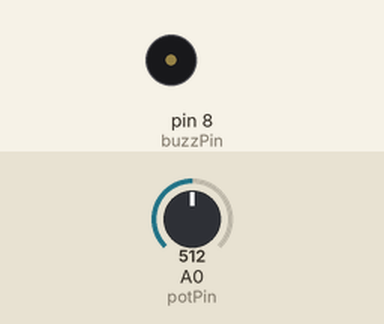
Recording of a sketch running on a simulated Arduino Nano, built with avr-gcc and run on an emulated ATmega328P. On the bench: buzzer (waves = sounding, pin HIGH). Inputs (shaded band) come from the test bench; at power-on: A0 (potPin) = 512.

Above: at 1.2 s.
1.3 s: A0 (potPin) set to 785
2.8 s: A0 (potPin) set to 810
At 3.5 s:
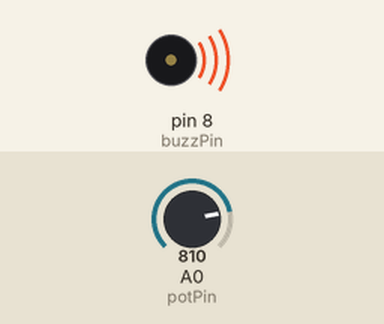
5.8 s: A0 (potPin) set to 790
At 7.0 s:
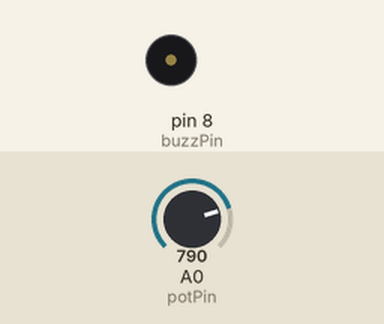
7.3 s: A0 (potPin) set to 900
At 8.1 s:
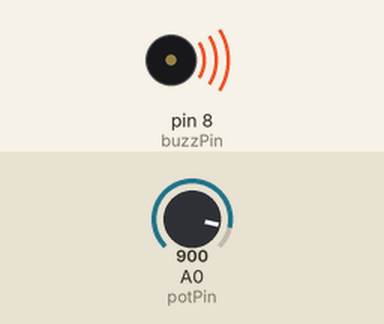
Timing chart, 0 to 11.3 s (numbered marks = the images above; inputs shaded):
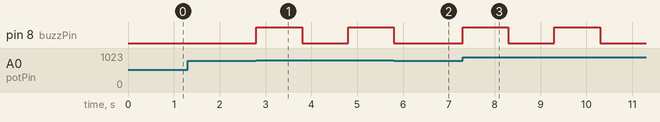

The sketch:

Active_buzzer.ino
```cpp
// buzzers
int buzzPin = 8;
int buzzTime = 1000;

// pot
int potPin = A0;
int potVal;


void setup() {
  // put your setup code here, to run once:
  pinMode(buzzPin,OUTPUT);
  pinMode(potPin,INPUT);
  Serial.begin(9600);

}

void loop() {
  // put your main code here, to run repeatedly:
  potVal = analogRead(potPin);
  if(potVal > 800){
    digitalWrite(buzzPin,HIGH);
    delay(buzzTime);
    digitalWrite(buzzPin,LOW);
    delay(buzzTime);
  }
}
```

Measured:
- the behaviour switches between 800 and 801 on A0 (potPin) (found by bisection; images 0 and 1)
- after the input at 1.3 s, every drawn part: stays the same
- after the input at 2.8 s, pin 8 (buzzPin): LOW → HIGH at once, → LOW 1.0 s later, → HIGH 1.0 s later
- after the input at 5.8 s, pin 8 (buzzPin): goes on until 5.8 s, then stays LOW
- after the input at 7.3 s, pin 8 (buzzPin): alternates HIGH for 1.0 s and LOW for 1.0 s, starting at once
